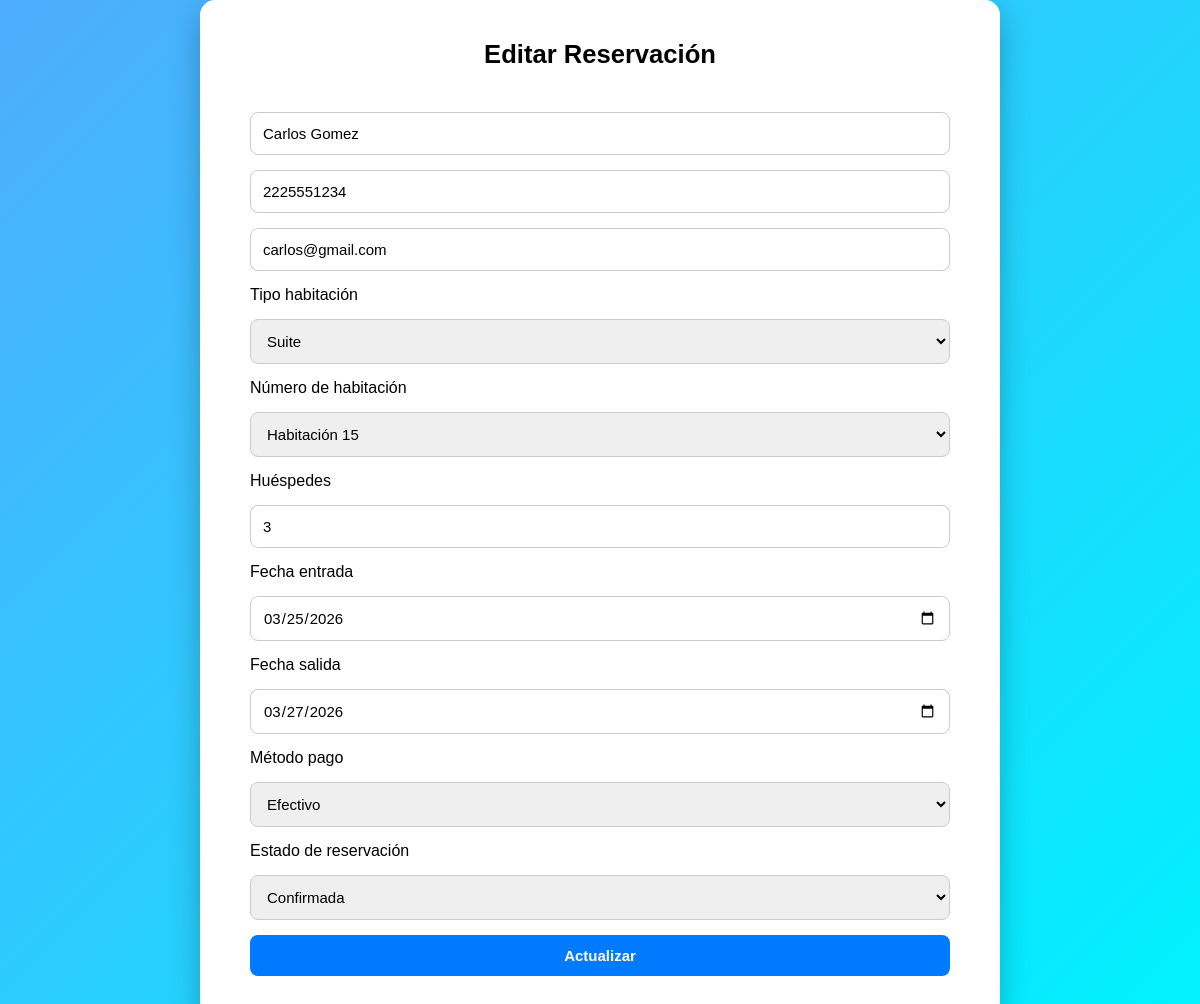
Page /proyectoCRUD/editar.php?id=3 on the committed database.
### tables this page shows
CREATE TABLE `reservaciones` (
  `id` int(11) NOT NULL,
  `cliente` varchar(100) DEFAULT NULL,
  `telefono` varchar(10) DEFAULT NULL,
  `email` varchar(100) DEFAULT NULL,
  `habitacion` int(11) DEFAULT NULL,
  `tipo_habitacion` varchar(50) DEFAULT NULL,
  `fecha_entrada` date DEFAULT NULL,
  `fecha_salida` date DEFAULT NULL,
  `numero_huespedes` int(11) DEFAULT NULL,
  `metodo_pago` varchar(50) DEFAULT NULL,
  `estado_reservacion` varchar(50) DEFAULT NULL
);

### proyectoCRUD/editar.php (the view, shortened to what this page needs)
<?php
$db = conectarDB();
$id = $_GET['id'];
$sql = "SELECT * FROM reservaciones WHERE id=$id";
$resultado = mysqli_query($db,$sql);
$reserva = mysqli_fetch_assoc($resultado);
?>
<!DOCTYPE html>
<html>
<head>
<link rel="stylesheet" href="build/css/style.css">
</head>
<body>
<div class="form-container">
<h1>Editar Reservación</h1>
<form method="POST">
<input type="text" name="cliente" value="<?php echo $reserva['cliente']; ?>" required>
<input type="text" name="telefono" value="<?php echo $reserva['telefono']; ?>" required>
<input type="email" name="email" value="<?php echo $reserva['email']; ?>" required>
<label>Tipo habitación</label>
<select name="tipo_habitacion" id="tipoHabitacion" required>
<option value="Suite" <?php if($reserva['tipo_habitacion']=="Suite") echo "selected"; ?>>Suite</option>
</select>
<label>Número de habitación</label>
<select name="habitacion" id="habitacionSelect" required>
<option value="<?php echo $reserva['habitacion']; ?>" selected>
Habitación <?php echo $reserva['habitacion']; ?>
</option>
</select>
<label>Huéspedes</label>
<input type="number"
id="huespedesInput"
name="numero_huespedes"
value="<?php echo $reserva['numero_huespedes']; ?>"
min="1"
required>
<label>Fecha entrada</label>
<input type="date"
name="fecha_entrada"
value="<?php echo $reserva['fecha_entrada']; ?>"
required>
<label>Fecha salida</label>
<input type="date"
name="fecha_salida"
value="<?php echo $reserva['fecha_salida']; ?>"
required>
<label>Método pago</label>
<select name="metodo_pago" required>
<option value="Efectivo">Efectivo</option>
</select>
<label>Estado de reservación</label>
<select name="estado_reservacion" required>
<option value="Confirmada" <?php if($reserva['estado_reservacion']=="Confirmada") echo "selected"; ?>>Confirmada</option>
</select>
<input type="submit" value="Actualizar">
</form>
</div>
</body>
</html>

### proyectoCRUD/build/css/style.css (style rules this page uses)
* { margin: 0; padding: 0; box-sizing: border-box; font-family: Arial, sans-serif; }
body { background: linear-gradient(135deg,#4facfe,#00f2fe); display: flex; justify-content: center; align-items: center; min-height: 100vh; }
h1 { text-align: center; margin-bottom: 25px; }
.form-container { background: white; width: 800px; padding: 40px 50px; border-radius: 15px; box-shadow: 0 12px 30px rgba(0,0,0,0.25); display: flex; flex-direction: column; gap: 18px; }
.form-container h1 { text-align: center; margin-bottom: 25px; font-size: 1.6rem; }
.form-container form { display: flex; flex-direction: column; gap: 15px; }
.form-container input, .form-container select { padding: 12px; border-radius: 8px; border: 1px solid #ccc; font-size: 15px; }
.form-container input[type="submit"] { background: #007bff; color: white; font-weight: bold; cursor: pointer; border: none; transition: background 0.3s; }

### rows in the picture
reservaciones: cliente "Carlos Gomez", telefono "2225551234", email "carlos@gmail.com", tipo_habitacion "Suite", numero_huespedes "3", fecha_entrada "03/25/2026", fecha_salida "03/27/2026", estado_reservacion "Confirmada"
